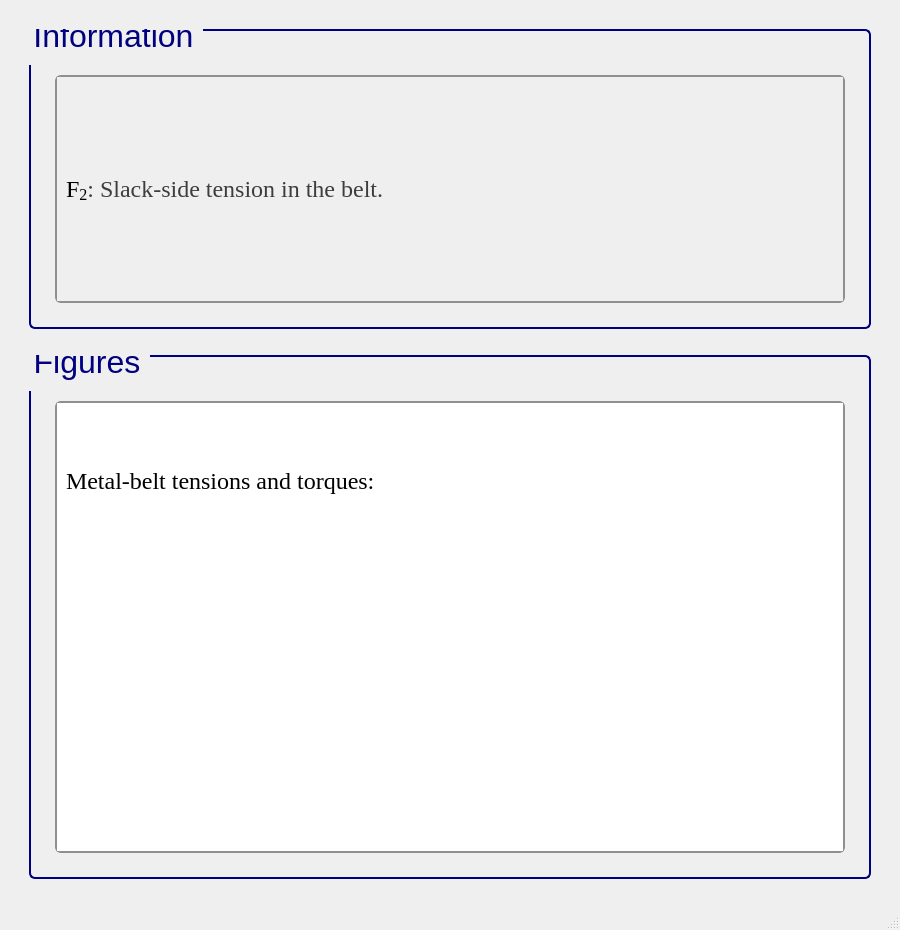
<?xml version="1.0" encoding="UTF-8"?>
<ui version="4.0">
 <class>MainWindow</class>
 <widget class="QMainWindow" name="MainWindow">
  <property name="geometry">
   <rect>
    <x>0</x>
    <y>0</y>
    <width>900</width>
    <height>930</height>
   </rect>
  </property>
  <property name="sizePolicy">
   <sizepolicy hsizetype="Minimum" vsizetype="Minimum">
    <horstretch>0</horstretch>
    <verstretch>0</verstretch>
   </sizepolicy>
  </property>
  <property name="minimumSize">
   <size>
    <width>900</width>
    <height>930</height>
   </size>
  </property>
  <property name="windowTitle">
   <string>MainWindow</string>
  </property>
  <widget class="QWidget" name="centralwidget">
   <layout class="QGridLayout" name="gridLayout">
    <item row="0" column="1">
     <spacer name="verticalSpacer_26">
      <property name="orientation">
       <enum>Qt::Vertical</enum>
      </property>
      <property name="sizeType">
       <enum>QSizePolicy::Fixed</enum>
      </property>
      <property name="sizeHint" stdset="0">
       <size>
        <width>20</width>
        <height>20</height>
       </size>
      </property>
     </spacer>
    </item>
    <item row="1" column="1">
     <widget class="QGroupBox" name="groupBox_125">
      <property name="sizePolicy">
       <sizepolicy hsizetype="Minimum" vsizetype="Minimum">
        <horstretch>0</horstretch>
        <verstretch>0</verstretch>
       </sizepolicy>
      </property>
      <property name="minimumSize">
       <size>
        <width>822</width>
        <height>300</height>
       </size>
      </property>
      <property name="font">
       <font>
        <family>Segoe UI</family>
        <pointsize>24</pointsize>
        <weight>50</weight>
        <italic>false</italic>
        <bold>false</bold>
       </font>
      </property>
      <property name="styleSheet">
       <string notr="true">QGroupBox {
    border: 2px solid navy;
    border-radius: 6px;
    background-color: qlineargradient(x1:0, y1:0, x2:0, y2:1,
                                      stop:0 #f6f7fa, stop:1 #dadbde);
    font: 24pt &quot;Segoe UI&quot;;
    padding: 5px; /* add padding inside the group box */
    color: black;
}
QGroupBox::title {
    subcontrol-origin: margin;
    subcontrol-position: top left;
    padding-left: 0px;
    padding-right: 5px;
    padding-top: 0px;
    margin-top: -22px;  /* shift title up */
    color: navy;
    font-weight: bold;
}
</string>
      </property>
      <property name="title">
       <string>Information</string>
      </property>
      <layout class="QGridLayout" name="gridLayout_255">
       <item row="1" column="2">
        <spacer name="verticalSpacer_36">
         <property name="orientation">
          <enum>Qt::Horizontal</enum>
         </property>
         <property name="sizeType">
          <enum>QSizePolicy::Fixed</enum>
         </property>
         <property name="sizeHint" stdset="0">
          <size>
           <width>10</width>
           <height>20</height>
          </size>
         </property>
        </spacer>
       </item>
       <item row="1" column="1">
        <widget class="QScrollArea" name="scrollArea_43">
         <property name="sizePolicy">
          <sizepolicy hsizetype="Minimum" vsizetype="Minimum">
           <horstretch>0</horstretch>
           <verstretch>0</verstretch>
          </sizepolicy>
         </property>
         <property name="font">
          <font>
           <pointsize>15</pointsize>
          </font>
         </property>
         <property name="styleSheet">
          <string notr="true">QScrollArea {
    background: qlineargradient(x1:0, y1:0, x2:0, y2:1,
                               stop:0 #f6f7fa, stop:1 #dadbde);
    border: 2px solid #8f8f91;
    border-radius: 6px;
}

QScrollArea QScrollBar:vertical, QScrollArea QScrollBar:horizontal {
    background: qlineargradient(x1:0, y1:0, x2:0, y2:1,
                               stop:0 #f6f7fa, stop:1 #dadbde);
    border: 2px solid #8f8f91;
    border-radius: 6px;
    width: 14px;
    height: 14px;
    margin: 2px 0 2px 0;
}

/* Completely remove the bottom button of the vertical scrollbar */
QScrollArea QScrollBar::add-line:vertical {
    height: 0px;
    width: 0px;
    border: none;
    background: none;
    margin: 0px;
    padding: 0px;
}

QScrollArea QScrollBar::handle:vertical, QScrollArea QScrollBar::handle:horizontal {
    background: qlineargradient(x1:0, y1:0, x2:0, y2:1,
                               stop:0 #8f8f91, stop:1 #6f6f71);
    min-height: 20px;
    border-radius: 6px;
    border: 1px solid #6f6f71;
}

QScrollArea QScrollBar::handle:vertical:hover, QScrollArea QScrollBar::handle:horizontal:hover {
    background: qlineargradient(x1:0, y1:0, x2:0, y2:1,
                               stop:0 #6f6f71, stop:1 #4f4f51);
    border: 1px solid #4f4f51;
}

QScrollArea QScrollBar::sub-line:vertical, QScrollArea QScrollBar::add-line:horizontal, QScrollArea QScrollBar::sub-line:horizontal {
    background: #8f8f91;
    border: none;
    border-radius: 3px;
    height: 14px;
    width: 14px;
    subcontrol-origin: margin;
}

QScrollArea QScrollBar::sub-line:vertical:hover, QScrollArea QScrollBar::add-line:horizontal:hover, QScrollArea QScrollBar::sub-line:horizontal:hover {
    background: #6f6f71;
}

QScrollArea QScrollBar::add-page:vertical, QScrollArea QScrollBar::sub-page:vertical,
QScrollArea QScrollBar::add-page:horizontal, QScrollArea QScrollBar::sub-page:horizontal {
    background: transparent;
}
</string>
         </property>
         <property name="verticalScrollBarPolicy">
          <enum>Qt::ScrollBarAsNeeded</enum>
         </property>
         <property name="horizontalScrollBarPolicy">
          <enum>Qt::ScrollBarAsNeeded</enum>
         </property>
         <property name="widgetResizable">
          <bool>true</bool>
         </property>
         <widget class="QWidget" name="scrollAreaWidgetContents_43">
          <property name="geometry">
           <rect>
            <x>0</x>
            <y>0</y>
            <width>756</width>
            <height>212</height>
           </rect>
          </property>
          <layout class="QGridLayout" name="gridLayout_3">
           <item row="0" column="0">
            <widget class="QLabel" name="label_3">
             <property name="font">
              <font>
               <family>Times New Roman</family>
               <pointsize>18</pointsize>
               <weight>50</weight>
               <bold>false</bold>
              </font>
             </property>
             <property name="cursor">
              <cursorShape>ArrowCursor</cursorShape>
             </property>
             <property name="frameShape">
              <enum>QFrame::NoFrame</enum>
             </property>
             <property name="text">
              <string>&lt;html&gt;&lt;head/&gt;&lt;body&gt;&lt;p&gt;&lt;span style=&quot; color:#000000;&quot;&gt;F&lt;/span&gt;&lt;span style=&quot; color:#000000; vertical-align:sub;&quot;&gt;2&lt;/span&gt;&lt;span style=&quot; color:#3d3d3d;&quot;&gt;: &lt;/span&gt;&lt;span style=&quot; color:#3d3d3d;&quot;&gt;Slack-side tension in the belt.&lt;/span&gt;&lt;/p&gt;&lt;/body&gt;&lt;/html&gt;</string>
             </property>
            </widget>
           </item>
          </layout>
         </widget>
        </widget>
       </item>
       <item row="2" column="1">
        <spacer name="verticalSpacer_37">
         <property name="orientation">
          <enum>Qt::Vertical</enum>
         </property>
         <property name="sizeType">
          <enum>QSizePolicy::Fixed</enum>
         </property>
         <property name="sizeHint" stdset="0">
          <size>
           <width>10</width>
           <height>10</height>
          </size>
         </property>
        </spacer>
       </item>
       <item row="1" column="0">
        <spacer name="verticalSpacer_34">
         <property name="orientation">
          <enum>Qt::Horizontal</enum>
         </property>
         <property name="sizeType">
          <enum>QSizePolicy::Fixed</enum>
         </property>
         <property name="sizeHint" stdset="0">
          <size>
           <width>10</width>
           <height>20</height>
          </size>
         </property>
        </spacer>
       </item>
       <item row="0" column="1">
        <spacer name="verticalSpacer_35">
         <property name="orientation">
          <enum>Qt::Vertical</enum>
         </property>
         <property name="sizeType">
          <enum>QSizePolicy::Fixed</enum>
         </property>
         <property name="sizeHint" stdset="0">
          <size>
           <width>20</width>
           <height>30</height>
          </size>
         </property>
        </spacer>
       </item>
      </layout>
     </widget>
    </item>
    <item row="2" column="1">
     <spacer name="verticalSpacer_23">
      <property name="orientation">
       <enum>Qt::Vertical</enum>
      </property>
      <property name="sizeType">
       <enum>QSizePolicy::Fixed</enum>
      </property>
      <property name="sizeHint" stdset="0">
       <size>
        <width>20</width>
        <height>20</height>
       </size>
      </property>
     </spacer>
    </item>
    <item row="3" column="0">
     <spacer name="verticalSpacer_25">
      <property name="orientation">
       <enum>Qt::Horizontal</enum>
      </property>
      <property name="sizeType">
       <enum>QSizePolicy::Fixed</enum>
      </property>
      <property name="sizeHint" stdset="0">
       <size>
        <width>20</width>
        <height>20</height>
       </size>
      </property>
     </spacer>
    </item>
    <item row="3" column="1">
     <widget class="QGroupBox" name="groupBox_42">
      <property name="sizePolicy">
       <sizepolicy hsizetype="Minimum" vsizetype="Minimum">
        <horstretch>0</horstretch>
        <verstretch>0</verstretch>
       </sizepolicy>
      </property>
      <property name="minimumSize">
       <size>
        <width>822</width>
        <height>350</height>
       </size>
      </property>
      <property name="font">
       <font>
        <family>Segoe UI</family>
        <pointsize>24</pointsize>
        <weight>50</weight>
        <italic>false</italic>
        <bold>false</bold>
       </font>
      </property>
      <property name="styleSheet">
       <string notr="true">/* GroupBox styling */
QGroupBox {
    border: 2px solid navy;
    border-radius: 6px;
    background-color: qlineargradient(x1:0, y1:0, x2:0, y2:1,
    stop:0 #f6f7fa, stop:1 #dadbde);
    font: 24pt &quot;Segoe UI&quot;;
    padding: 5px;
    color: black;
}

/* GroupBox title styling */
QGroupBox::title {
    subcontrol-origin: margin;
    subcontrol-position: top left;
    padding-left: 0px;
    padding-right: 5px;
    padding-top: 0px;
    margin-top: -22px;
    color: navy;
    font-weight: bold;
}

/* Make QScrollArea (only within GroupBox) have a white background with correct border */
QGroupBox QScrollArea {
    background-color: white !important;
    border: 2px solid #8f8f91;
    border-radius: 6px;
}

/* Make QScrollArea's viewport white as well */
QGroupBox QScrollArea QWidget {
    background-color: white !important;
}

/* Scrollbar styling inside QScrollArea in QGroupBox */
QGroupBox QScrollArea QScrollBar:vertical, QGroupBox QScrollArea QScrollBar:horizontal {
    background: qlineargradient(x1:0, y1:0, x2:0, y2:1,
    stop:0 #f6f7fa, stop:1 #dadbde);
    border: 2px solid #8f8f91;
    border-radius: 6px;
    width: 14px;
    height: 14px;
    margin: 2px 0 2px 0;
}

/* Remove bottom button of vertical scrollbar */
QGroupBox QScrollArea QScrollBar::add-line:vertical {
    height: 0px;
    width: 0px;
    border: none;
    background: none;
    margin: 0px;
    padding: 0px;
}

/* Scrollbar handle */
QGroupBox QScrollArea QScrollBar::handle:vertical, QGroupBox QScrollArea QScrollBar::handle:horizontal {
    background: qlineargradient(x1:0, y1:0, x2:0, y2:1,
    stop:0 #8f8f91, stop:1 #6f6f71);
    min-height: 20px;
    border-radius: 6px;
    border: 1px solid #6f6f71;
}

QGroupBox QScrollArea QScrollBar::handle:vertical:hover, QGroupBox QScrollArea QScrollBar::handle:horizontal:hover {
    background: qlineargradient(x1:0, y1:0, x2:0, y2:1,
    stop:0 #6f6f71, stop:1 #4f4f51);
    border: 1px solid #4f4f51;
}

/* Scrollbar sub-line buttons */
QGroupBox QScrollArea QScrollBar::sub-line:vertical, QGroupBox QScrollArea QScrollBar::add-line:horizontal, QGroupBox QScrollArea QScrollBar::sub-line:horizontal {
    background: #8f8f91;
    border: none;
    border-radius: 3px;
    height: 14px;
    width: 14px;
    subcontrol-origin: margin;
}

QGroupBox QScrollArea QScrollBar::sub-line:vertical:hover, QGroupBox QScrollArea QScrollBar::add-line:horizontal:hover, QGroupBox QScrollArea QScrollBar::sub-line:horizontal:hover {
    background: #6f6f71;
}

/* Transparent page areas */
QGroupBox QScrollArea QScrollBar::add-page:vertical, QGroupBox QScrollArea QScrollBar::sub-page:vertical,
QGroupBox QScrollArea QScrollBar::add-page:horizontal, QGroupBox QScrollArea QScrollBar::sub-page:horizontal {
    background: transparent;
}
</string>
      </property>
      <property name="title">
       <string>Figures</string>
      </property>
      <layout class="QGridLayout" name="gridLayout_2">
       <item row="0" column="1">
        <spacer name="verticalSpacer_41">
         <property name="orientation">
          <enum>Qt::Vertical</enum>
         </property>
         <property name="sizeType">
          <enum>QSizePolicy::Fixed</enum>
         </property>
         <property name="sizeHint" stdset="0">
          <size>
           <width>20</width>
           <height>30</height>
          </size>
         </property>
        </spacer>
       </item>
       <item row="1" column="0">
        <spacer name="verticalSpacer_39">
         <property name="orientation">
          <enum>Qt::Horizontal</enum>
         </property>
         <property name="sizeType">
          <enum>QSizePolicy::Fixed</enum>
         </property>
         <property name="sizeHint" stdset="0">
          <size>
           <width>10</width>
           <height>20</height>
          </size>
         </property>
        </spacer>
       </item>
       <item row="1" column="1">
        <widget class="QScrollArea" name="scrollArea_3">
         <property name="styleSheet">
          <string notr="true">/* GroupBox styling */
QGroupBox {
    border: 2px solid navy;
    border-radius: 6px;
    background-color: qlineargradient(x1:0, y1:0, x2:0, y2:1,
    stop:0 #f6f7fa, stop:1 #dadbde);
    font: 20pt &quot;Segoe UI&quot;;
    padding: 5px;
    color: black;
}

/* GroupBox title styling */
QGroupBox::title {
    subcontrol-origin: margin;
    subcontrol-position: top left;
    padding-left: 0px;
    padding-right: 5px;
    padding-top: 0px;
    margin-top: -20px;
    color: navy;
    font-weight: bold;
}

/* Make QScrollArea (only within GroupBox) have a white background with correct border */
QGroupBox QScrollArea {
    background-color: white !important;
    border: 2px solid #8f8f91;
    border-radius: 6px;
}

/* Make QScrollArea's viewport white as well */
QGroupBox QScrollArea QWidget {
    background-color: white !important;
}

/* Scrollbar styling inside QScrollArea in QGroupBox */
QGroupBox QScrollArea QScrollBar:vertical, QGroupBox QScrollArea QScrollBar:horizontal {
    background: qlineargradient(x1:0, y1:0, x2:0, y2:1,
    stop:0 #f6f7fa, stop:1 #dadbde);
    border: 2px solid #8f8f91;
    border-radius: 6px;
    width: 14px;
    height: 14px;
    margin: 2px 0 2px 0;
}

/* Remove bottom button of vertical scrollbar */
QGroupBox QScrollArea QScrollBar::add-line:vertical {
    height: 0px;
    width: 0px;
    border: none;
    background: none;
    margin: 0px;
    padding: 0px;
}

/* Scrollbar handle */
QGroupBox QScrollArea QScrollBar::handle:vertical, QGroupBox QScrollArea QScrollBar::handle:horizontal {
    background: qlineargradient(x1:0, y1:0, x2:0, y2:1,
    stop:0 #8f8f91, stop:1 #6f6f71);
    min-height: 20px;
    border-radius: 6px;
    border: 1px solid #6f6f71;
}

QGroupBox QScrollArea QScrollBar::handle:vertical:hover, QGroupBox QScrollArea QScrollBar::handle:horizontal:hover {
    background: qlineargradient(x1:0, y1:0, x2:0, y2:1,
    stop:0 #6f6f71, stop:1 #4f4f51);
    border: 1px solid #4f4f51;
}

/* Scrollbar sub-line buttons */
QGroupBox QScrollArea QScrollBar::sub-line:vertical, QGroupBox QScrollArea QScrollBar::add-line:horizontal, QGroupBox QScrollArea QScrollBar::sub-line:horizontal {
    background: #8f8f91;
    border: none;
    border-radius: 3px;
    height: 14px;
    width: 14px;
    subcontrol-origin: margin;
}

QGroupBox QScrollArea QScrollBar::sub-line:vertical:hover, QGroupBox QScrollArea QScrollBar::add-line:horizontal:hover, QGroupBox QScrollArea QScrollBar::sub-line:horizontal:hover {
    background: #6f6f71;
}

/* Transparent page areas */
QGroupBox QScrollArea QScrollBar::add-page:vertical, QGroupBox QScrollArea QScrollBar::sub-page:vertical,
QGroupBox QScrollArea QScrollBar::add-page:horizontal, QGroupBox QScrollArea QScrollBar::sub-page:horizontal {
    background: transparent;
}
</string>
         </property>
         <property name="widgetResizable">
          <bool>true</bool>
         </property>
         <widget class="QWidget" name="scrollAreaWidgetContents_3">
          <property name="geometry">
           <rect>
            <x>0</x>
            <y>0</y>
            <width>742</width>
            <height>759</height>
           </rect>
          </property>
          <layout class="QGridLayout" name="gridLayout_4">
           <item row="2" column="0">
            <widget class="QLabel" name="label">
             <property name="frameShape">
              <enum>QFrame::NoFrame</enum>
             </property>
             <property name="text">
              <string>&lt;html&gt;&lt;head/&gt;&lt;body&gt;&lt;p&gt;&lt;img src=&quot;:/info/info/metal belt tension.png&quot;/&gt;&lt;/p&gt;&lt;/body&gt;&lt;/html&gt;</string>
             </property>
            </widget>
           </item>
           <item row="0" column="0">
            <widget class="QLabel" name="label_6">
             <property name="font">
              <font>
               <family>Times New Roman</family>
               <pointsize>18</pointsize>
               <weight>50</weight>
               <bold>false</bold>
              </font>
             </property>
             <property name="cursor">
              <cursorShape>ArrowCursor</cursorShape>
             </property>
             <property name="frameShape">
              <enum>QFrame::NoFrame</enum>
             </property>
             <property name="text">
              <string>&lt;html&gt;&lt;head/&gt;&lt;body&gt;&lt;p&gt;Metal-belt tensions and torques:&lt;/p&gt;&lt;/body&gt;&lt;/html&gt;</string>
             </property>
            </widget>
           </item>
           <item row="1" column="0">
            <widget class="QLabel" name="label_2">
             <property name="frameShape">
              <enum>QFrame::NoFrame</enum>
             </property>
             <property name="text">
              <string>&lt;html&gt;&lt;head/&gt;&lt;body&gt;&lt;p&gt;&lt;img src=&quot;:/info/info/metalbelt tension2.png&quot;/&gt;&lt;/p&gt;&lt;/body&gt;&lt;/html&gt;</string>
             </property>
            </widget>
           </item>
          </layout>
         </widget>
        </widget>
       </item>
       <item row="1" column="2">
        <spacer name="verticalSpacer_40">
         <property name="orientation">
          <enum>Qt::Horizontal</enum>
         </property>
         <property name="sizeType">
          <enum>QSizePolicy::Fixed</enum>
         </property>
         <property name="sizeHint" stdset="0">
          <size>
           <width>10</width>
           <height>20</height>
          </size>
         </property>
        </spacer>
       </item>
       <item row="2" column="1">
        <spacer name="verticalSpacer_38">
         <property name="orientation">
          <enum>Qt::Vertical</enum>
         </property>
         <property name="sizeType">
          <enum>QSizePolicy::Fixed</enum>
         </property>
         <property name="sizeHint" stdset="0">
          <size>
           <width>10</width>
           <height>10</height>
          </size>
         </property>
        </spacer>
       </item>
      </layout>
     </widget>
    </item>
    <item row="3" column="2">
     <spacer name="verticalSpacer_28">
      <property name="orientation">
       <enum>Qt::Horizontal</enum>
      </property>
      <property name="sizeType">
       <enum>QSizePolicy::Fixed</enum>
      </property>
      <property name="sizeHint" stdset="0">
       <size>
        <width>20</width>
        <height>20</height>
       </size>
      </property>
     </spacer>
    </item>
    <item row="4" column="1">
     <spacer name="verticalSpacer_27">
      <property name="orientation">
       <enum>Qt::Vertical</enum>
      </property>
      <property name="sizeType">
       <enum>QSizePolicy::Fixed</enum>
      </property>
      <property name="sizeHint" stdset="0">
       <size>
        <width>20</width>
        <height>20</height>
       </size>
      </property>
     </spacer>
    </item>
   </layout>
  </widget>
  <widget class="QMenuBar" name="menubar">
   <property name="geometry">
    <rect>
     <x>0</x>
     <y>0</y>
     <width>900</width>
     <height>26</height>
    </rect>
   </property>
  </widget>
  <widget class="QStatusBar" name="statusbar"/>
 </widget>
 <resources>
  <include location="../QtRes/information.qrc"/>
 </resources>
 <connections/>
</ui>
